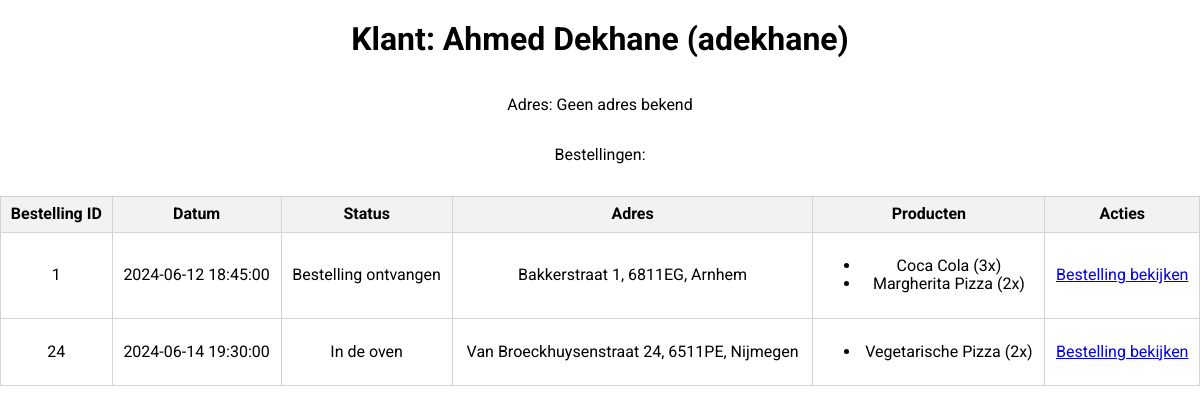
The page /klant?uname=adekhane (signed in) on the database its author committed.
### tables this page shows
CREATE TABLE `User` (
  username VARCHAR(255) PRIMARY KEY,
  password VARCHAR(255) NOT NULL,
  first_name VARCHAR(255) NOT NULL,
  last_name VARCHAR(255) NOT NULL,
  address VARCHAR(255),
  role VARCHAR(50) NOT NULL
);

CREATE TABLE Pizza_Order_Product (
  order_id INT,
  product_name VARCHAR(255),
  quantity INT NOT NULL,
  PRIMARY KEY (order_id, product_name),
  FOREIGN KEY (order_id) REFERENCES Pizza_Order(order_id),
  FOREIGN KEY (product_name) REFERENCES Product(name)
);

CREATE TABLE Pizza_Order (
  order_id INT AUTO_INCREMENT PRIMARY KEY,
  client_username VARCHAR(255),
  client_name VARCHAR(255) NOT NULL,
  personnel_username VARCHAR(255) NOT NULL,
  datetime DATETIME NOT NULL,
  status INT,
  address VARCHAR(255),
  FOREIGN KEY (client_username) REFERENCES `User`(username),
  FOREIGN KEY (personnel_username) REFERENCES `User`(username)
);

### src/env.php (called while the page is built, shortened)
<?php
require_once 'utils.php';
$db_host = "mariadb";
$db_port = 3306;
$db_database="pizzeria";
$db_user = "user";
$db_pass = "password";

### src/sqlhandler.php (called while the page is built, shortened)
<?php
require_once 'utils.php';
require_once 'env.php';
class SQLConnection
{
    private $conn;
    public function __construct()
    {
        global $db_host, $db_port, $db_user, $db_pass, $db_database;
        $this->conn = new PDO(
            "mysql:host=$db_host;port=$db_port;dbname=$db_database;charset=utf8",
            $db_user,
            $db_pass
        );
    }
    public function getWithSql(string $query = "", array|null $params = null): array
    {
        $pointer = $this->execute($query, $params);
        return $pointer->fetchAll();
    }
    private function execute(string $query = "", array|null $params = null): bool|PDOStatement
    {
        $stmt = $this->conn->prepare($query);
        $stmt->execute($params);
        return $stmt;
    }
}

### src/utils.php (called while the page is built, shortened)
<?php
function resolveStatus(int $status):string{
    return match ($status) {
        1 => 'Bestelling ontvangen',
        2 => 'In de oven',
        3 => 'Klaar om bezorgd te worden',
        4 => 'Onze bezorger is onderweg',
        5 => 'Bezorgd, eet smakelijk!',
        default => 'Wij hebben geen active herinnering over deze bestelling :( bel ons op als je dit leest',
    };
}

### src/klant.php (the view, shortened to what this page needs)
<?php
require_once __DIR__ . '/utils.php';
require_once __DIR__ . '/sqlhandler.php';
$db = new SQLConnection();
    ?>
    <?php
$klant = $db->getWithSql("SELECT username,address,first_name,last_name FROM User WHERE username = :username", [":username" => $_GET['uname'] ?? ""]);
    ?>
    <?php
$klant = $klant[0];
?>
    <h1>Klant: <?php echo htmlspecialchars($klant['first_name'] . ' ' . $klant['last_name']); ?> (<?php echo htmlspecialchars($klant['username']); ?>)</h1>
    <p>Adres: <?php echo htmlspecialchars($klant['address'] ?? "Geen adres bekend"); ?></p>
    <p>Bestellingen:</p>
    <?php
        $orders = $db->getWithSql("SELECT Pizza_Order.order_id, Pizza_Order.datetime, Pizza_Order.status, Pizza_Order.address, Pizza_Order_Product.product_name, Pizza_Order_Product.quantity
FROM Pizza_Order
INNER JOIN Pizza_Order_Product ON Pizza_Order.order_id = Pizza_Order_Product.order_id INNER JOIN Product ON Pizza_Order_Product.product_name = Product.name
WHERE Pizza_Order.client_username = :username
", [
        'username' => $_SESSION['user_data']['username']
    ]);
    $orderList = [];
    foreach ($orders as $order) {
       $orderList[$order['order_id']][] = [
            'datetime' => $order['datetime'],
            'status' => $order['status'],
            'address' => $order['address'],
            'product_name' => $order['product_name'],
            'quantity' => $order['quantity']
        ];
    }
    ?>
    <table class="product-table">
        <thead>
            <tr>
                <th>Bestelling ID</th>
                <th>Datum</th>
                <th>Status</th>
                <th>Adres</th>
                <th>Producten</th>
                <th>Acties</th>
            </tr>
        </thead>
        <tbody>
            <?php foreach ($orderList as $orderId => $orderDetails): ?>
                <tr>
                    <td><?php echo htmlspecialchars($orderId); ?></td>
                    <td><?php echo htmlspecialchars($orderDetails[0]['datetime']); ?></td>
                    <td><?php echo htmlspecialchars(resolveStatus($orderDetails[0]['status'])); ?></td>
                    <td><?php echo htmlspecialchars($orderDetails[0]['address']); ?></td>
                    <td>
                        <ul>
                            <?php foreach ($orderDetails as $detail): ?>
                                <li><?php echo htmlspecialchars($detail['product_name']); ?> (<?php echo htmlspecialchars($detail['quantity'] ?? "?"); ?>x)</li>
                            <?php endforeach; ?>
                        </ul>
                    </td>
                    <td>
                        <a href="/bestelling?bestelling_id=<?php echo urlencode($orderId); ?>">Bestelling bekijken</a>
                    </td>
                </tr>
            <?php endforeach; ?>
        </tbody>
    </table>

### src/styles/global.css (style rules this page uses)
body { font-family: 'Roboto', Arial, Helvetica, sans-serif; display:flex; flex-direction: column; align-items: center; }

### src/styles/tables.css (style rules this page uses)
.product-table { width: 100%; border-collapse: collapse; margin:1em; }
.product-table th, .product-table td { border: 1px solid lightgray; padding: 8px; text-align: center; }
.product-table th { background-color: #f2f2f2; }

### rows shown on the page
user: first_name+last_name "Ahmed Dekhane", username "adekhane", address "Geen adres bekend"
pizza_order_product: orderId "1", order.datetime "2024-06-12 18:45:00", order.status "Bestelling ontvangen", order.address "Bakkerstraat 1, 6811EG, Arnhem", product_name "Coca Cola", quantity "3"
pizza_order_product: product_name "Margherita Pizza", quantity "2"
pizza_order_product: orderId "24", order.datetime "2024-06-14 19:30:00", order.status "In de oven", order.address "Van Broeckhuysenstraat 24, 6511PE, Nijmegen", product_name "Vegetarische Pizza", quantity "2"
